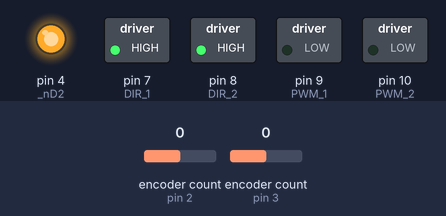
The sketch below on a simulated Arduino Uno, built with avr-gcc and run on an emulated ATmega328P. On the bench: switched loads named in the sketch (green lamp = pin HIGH), output pins drawn as LEDs (lit = HIGH). The inputs (shaded band) are chosen by the test bench; at power-on: encoder count (sensors on pin 2, pin 3) 0. The ROS host is connected and sends only what is stated; what the sketch prints to the serial monitor is not drawn.

Above: at 1.2 s.
1.3 s: encoder count (sensor on pin 2) set to 1
4.3 s: encoder count (sensor on pin 3) set to 1
7.3 s: encoder count (sensor on pin 2) set to 0
10.3 s: encoder count (sensor on pin 3) set to 0
Timing chart, 0 to 13.3 s (numbered marks = the images above; inputs shaded):
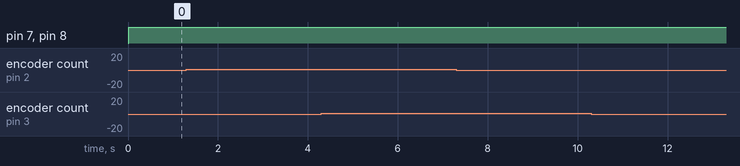

The sketch:

endeffector.ino
```cpp
/**********************************************************************************

***********************************************************************************/
#include <Encoder.h>
#include <ros.h>
#include <std_msgs/Float64MultiArray.h>
#include <geometry_msgs/Pose2D.h>
#include "Endeffector_helper.h"

PathPlanner pathPlanner;      // path planner

// ================================================================
// ===               ROS                   ===
// ================================================================
ros::NodeHandle node_handle;
//std_msgs::UInt16 ee_mode;
geometry_msgs::Pose2D set_ee_pose;

void subscriberCallback(const std_msgs::Float64MultiArray& ee_mode) {
   pathPlanner.current_mode = ee_mode.data[0];
   pathPlanner.desired_y_e = ee_mode.data[1];
   pathPlanner.desired_theta = ee_mode.data[2];
}

ros::Subscriber<std_msgs::Float64MultiArray> ee_mode_subscriber("ee_mode", &subscriberCallback); // "ee_mode" is the topic name, &subscriberCallback is the subscriber call back function
ros::Publisher ee_pose_publisher("Set_EE_pose", &set_ee_pose); // "Set_EE_pose" is the name of the topic to publish, set_ee_pose is the variable type


// pathPlanner.set_mode(1) // Set mode (Usually a ros node should do this)
// Manipulator dimensions and joint angle limits
const float l_1 = 0.09; // link1 lenth (m)
const float l_2 = 0.11185; // link2 lenth (m)
const float q1_limit =  60 * M_PI / 180; // joint angle limit for q1 (rad), M_PI is slightly more accurate and more portable then PI
const float q2_limit = 100 * M_PI / 180; // joint angle limit for q2 (rad), M_PI is slightly more accurate and more portable then PI


// ================================================================
// ===               PID FEEDBACK CONTROLLER                    ===
// ================================================================

// Provide PID controller gains here (use the gains from Lab 5 as your starting point

// Motor 1 requires higher gains due to larger moment of inertia
// Try 1.5 - 2.5 times the Motor 2 gains
float Kp_1 = 0.0;
float Kd_1 = 0.0;
float Ki_1 = 0.0;

// Motor 2 requires smaller gains compared to Motor 1
// Try 3 - 5 times the gains from previous lab
float Kp_2 = 0.0;
float Kd_2 = 0.0;
float Ki_2 = 0.0;

// control sampling period
#define period_us 10000  // microseconds (1 sec = 1000000 us)

// ================================================================
// ===               SERIAL OUTPUT CONTROL                      ===
// ================================================================

// Switch between built-in Serial Plotter and Matlab streaming
// comment out both to disable serial output

#define PRINT_DATA
//#define MATLAB_SERIAL_READ

// ================================================================
// ===               DFROBOT MOTOR SHIELD DEFINITION            ===
// ================================================================

const int
// motor connected to M1
PWM_1   = 9,
DIR_1   = 7;
const int
// motor connected to M2
PWM_2   = 10,
DIR_2   = 8;
int M1FB = A0; // To read current in milliamps
int M2FB = A1; // To read current in milliamps
int _nD2 = 4;
int _nSF = 12;
// ================================================================
// ===               ENCODER DEFINITION                         ===
// ================================================================

// The motor has a dual channel encoder and each has 120 counts per revolution
// The effective resolution is 480 CPR with quadrature decoding.
// Calibrate the conversion factor by hand.

float C2Rad1 = 1000/(2*PI); // TO DO: replace it with your conversion factor
float C2Rad2 = 98 * 12 * 4 / (2 * PI);

Encoder Mot1(3, 5);
Encoder Mot2(2, 6);

// ================================================================
// ===               VARIABLE DEFINITION                        ===
// ================================================================

double q_1 = 0.0, pre_q_1 = 0.0; // Current and previous joint angles of the motor 1
double q_2 = 0.0, pre_q_2 = 0.0; // Current and previous joint angles of the motor 2
double error_1, sum_error_1 = 0.0, d_error_1 = 0.0, filt_d_error_1 = 0.0, error_pre_1;
double error_2, sum_error_2 = 0.0, d_error_2 = 0.0, filt_d_error_2 = 0.0, error_pre_2;


float alpha = 0.25;    // low pass filter constant
unsigned long timer;
double loop_time = 0.01;
double Pcontrol, Icontrol, Dcontrol;
double pwm;
float vc;
double set_point_1 = 0; // Set point (desired joint position) for motor 1
double set_point_2 = 0; // Set point (desired joint position) for motor 2
float x_e, y_e, theta; // end-effector position
double q_1_ik, q_2_ik; // inverse kinematics solutions
int i = 0; // To generate waypoints of a path.
int flag = 0;
// ================================================================
// ===                      INITIAL SETUP                       ===
// ================================================================

void setup() {

  Serial.begin(115200);

  // configure motor shield M1 and M2 outputs
  pinMode(PWM_1, OUTPUT);
  pinMode(DIR_1, OUTPUT);
  pinMode(PWM_2, OUTPUT);
  pinMode(DIR_2, OUTPUT);
  pinMode(_nD2,OUTPUT);
  digitalWrite(_nD2,HIGH);

  node_handle.initNode(); // Initialize node
  node_handle.advertise(ee_pose_publisher); // Advertise publisher
  node_handle.subscribe(ee_mode_subscriber); // Subscribe to the subscriber
  delay(10);    // delay 0.01 second
}


// ================================================================
// ===                    MAIN PROGRAM LOOP                     ===
// ================================================================

void loop() {
  if (micros() - timer >= period_us) {

    timer = micros();

    // Joint position from the encoder counts

    q_1 = Mot1.read() / C2Rad1;    // convert to radians
    q_2 = Mot2.read() / C2Rad2;    // convert to radians

    pathPlanner.setCurrentPos(q_1, q_2);
    // ================================================================
    // ===                    GET SETPOINT                          ===
    // ================================================================


    if(pathPlanner.current_mode == 3) // Straight line up
    {
      i = i + 1;
      y_e = pathPlanner.lower_ye + i*(pathPlanner.upper_ye - pathPlanner.lower_ye)/50; // Change 50 for tuning

      if(y_e > pathPlanner.desired_y_e || flag == 1)
      {
        y_e = pathPlanner.desired_y_e;
        flag = 1;
        i = 0;
      }
      theta = pathPlanner.desired_theta;
    }
    else
    {
      y_e = pathPlanner.desired_y_e; // Define value for testing
      theta = pathPlanner.desired_theta; // Define value for testing
    }

    Inverse_K();

    ee_pose_publisher.publish(&set_ee_pose); // Publish message
    node_handle.spinOnce();
    // ================================================================
    // ===                    CONTROLLER CODE                       ===
    // ================================================================

    // PID controller for motor 1
    error_1 = set_point_1 - q_1;
    d_error_1 = (error_1 - error_pre_1) / loop_time;
    // 1st order filter to clean up noise
    filt_d_error_1 = alpha * d_error_1 + (1 - alpha) * filt_d_error_1;
    sum_error_1 += error_1 * loop_time;
    error_pre_1 = error_1;
    motorControl(DIR_1, PWM_1, error_1, d_error_1, sum_error_1, Kp_1, Kd_1, Ki_1);

    // PID controller for motor 2
    error_2 = set_point_2 - q_2;
    d_error_2 = (error_2 - error_pre_2) / loop_time;
    // 1st order filter to clean up noise
    filt_d_error_2 = alpha * d_error_2 + (1 - alpha) * filt_d_error_2;
    sum_error_2 += error_2 * loop_time;
    error_pre_2 = error_2;
    motorControl(DIR_2, PWM_2, error_2, d_error_2, sum_error_2, Kp_2, Kd_2, Ki_2);

    // ================================================================
    // ===                    PRINT DATA                            ===
    // ================================================================


#ifdef PRINT_DATA
    Serial.print("y_e theta: ");
    Serial.print(y_e);  Serial.print(", ");
    Serial.print(theta);  Serial.print("\t"); // print out  y_e, theta
    Serial.print("sp_1, q_1: ");
    Serial.print(set_point_1);  Serial.print(", ");
    Serial.print(q_1); Serial.print("\t"); // set_point_1, q_1
    Serial.print("sp_2, q_2: ");
    Serial.print(set_point_2);  Serial.print(", ");
    Serial.print(q_2); Serial.print("\t"); // set_point_2, q_2
    //  Serial.print(Mot1.read()); Serial.print("\t");
    //  Serial.print(Mot2.read()); Serial.print("\t");
    Serial.print("\n");
#endif

#ifdef MATLAB_SERIAL_READ
  Serial.print(timer / 1000000.0);   Serial.print("\t");
  Serial.print(set_point_1,4);    Serial.print("\t");
  Serial.print(q_1,4);    Serial.print("\t");
  Serial.print(set_point_2,4);    Serial.print("\t");
  Serial.print(q_2,4);    Serial.print("\t");
  Serial.print("\n");
#endif

    i++;  // change this line to i+=2; for every 2 degrees per samping period.
    //  delay(30);
  }
  loop_time = (micros() - timer) / 1000000.0;  //compute actual sample time
}


void Inverse_K()
{
  //You can use l_1, l_2 for the lenth of each link and x_e and y_e for the end-effector position.

  x_e = (2*l_2*cos(theta) + sqrt(pow(2*l_2*cos(theta),2) + 8*l_2*y_e*sin(theta) - 4*l_2*l_2 + 4 * l_1*l_1 - 4 * y_e * y_e))/2; // change sign before sqrt for othe direction
  q_1_ik = atan((y_e - l_2*sin(theta))/(x_e - l_2 * cos(theta)));
  q_2_ik = theta - q_1_ik;

  set_ee_pose.x = x_e;
  set_ee_pose.y = y_e;
  set_ee_pose.theta = theta;
  // position limit constraints (update set_point_1 and set_point_2 when they are within the limits)
  if (abs(set_point_1) < q1_limit && abs(set_point_2) < q2_limit)
  {
    set_point_1 = q_1_ik;
    set_point_2 = q_2_ik;
  }
  else
  {
    Serial.print("Joint limit reached!");
  }
}

// ================================================================
// ===                   MOTOR CONTROLLER                       ===
// ================================================================

void motorControl(int DIR_x, int PWM_x, float error, float d_error, float sum_error, float Kp_x, float Kd_x, float Ki_x)
{
  float pwm_command;

  Pcontrol = error * Kp_x;
  Icontrol = sum_error * Ki_x;
  Dcontrol = d_error * Kd_x;

  Icontrol = constrain(Icontrol, -255, 255);  // I control saturation limits for anti-windup

  pwm_command = Pcontrol + Icontrol + Dcontrol;

  if (pwm_command > 0)
  { digitalWrite(DIR_x, LOW);
    analogWrite(PWM_x, (int) constrain(pwm_command, 0, 255));
  }
  else
  {
    digitalWrite(DIR_x, HIGH);
    analogWrite(PWM_x, (int) constrain(abs(pwm_command), 0, 255));
  }
}
```

Endeffector_helper.cpp
```cpp
#include "Endeffector_helper.h"


//PathPlanner Class function implementation
void PathPlanner::setCurrentPos(float cur_q1, float cur_q2) {
    current_phi1 = cur_q1;
    current_phi2 = cur_q2;
}

void PathPlanner::set_mode(float mode) {
    current_mode = mode;
    if(mode == 1) // Home position
    {
        desired_y_e = lower_ye;
        desired_theta = theta_home;
    }
    else if(mode == 2) // Scoop and effector parallel to the ground
    {
        desired_y_e = lower_ye;
        desired_theta = theta_carry;
    }
    else if (mode == 3) // Straight line up
    {
        desired_y_e = upper_ye;
        desired_theta = theta_carry;
    }
    else if(mode == 4) // Dump
    {
        desired_y_e = upper_ye;
        desired_theta = theta_dump;
    }
    else // Home
    {
        desired_y_e = lower_ye;
        desired_theta = theta_home;
    }
}
```

Endeffector_helper.h
```cpp
//#ifndef ArduinoLab2Helper_h
//#define ArduinoLab2Helper_h

//#include "Arduino.h"
//#include "DualMC33926MotorShield.h"
//
//#include "LS7366.h"


class PathPlanner {
  public:
    float current_mode = 1;

    float lower_ye = -0.1;
    float upper_ye = 0.2;
    float theta_carry = 48.01;
    float theta_home = 0;
    float theta_dump = -48.01;

    float desired_y_e = lower_ye;
    float desired_theta = theta_home;

    float current_phi1;
    float current_phi2;


    PathPlanner(): current_mode(1) {}

    void setCurrentPos(float cur_q1, float cur_q2);
    void set_mode(float mode);

  private:
    unsigned long prevSerialTime;
};
```

Measured:
- after the input at 1.3 s, every drawn part: stays the same
- after the input at 4.3 s, every drawn part: stays the same
- after the input at 7.3 s, every drawn part: stays the same
- after the input at 10.3 s, every drawn part: stays the same
